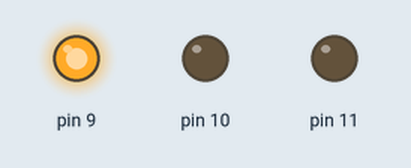
This sketch was run on a simulated Arduino Uno, built with avr-gcc and run on an emulated ATmega328P. On the bench: output pins drawn as LEDs (lit = HIGH).

Above: at 0.05 s.
At 0.25 s:
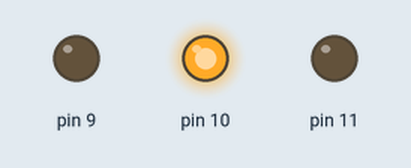
At 0.75 s:
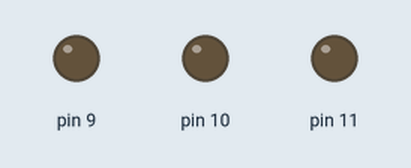
At 1.45 s:
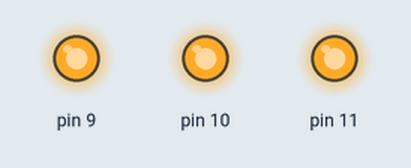
At 2.85 s:
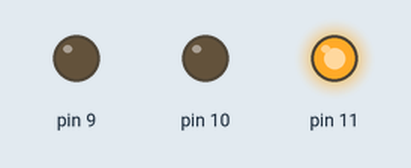
Timing chart, 0 to 3.1 s (numbered marks = the images above):
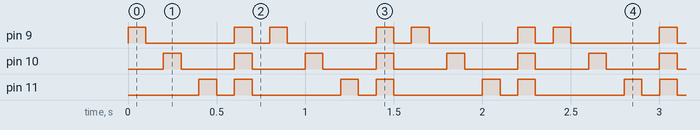

The sketch:

20180717LED.ino
```cpp
void setup() {
  pinMode(9,OUTPUT);
  pinMode(10,OUTPUT);
  pinMode(11,OUTPUT);
}

void loop() {
  digitalWrite(9,HIGH);
  delay(100);
  digitalWrite(9,LOW);
  delay(100);
  digitalWrite(10,HIGH);
  delay(100);
  digitalWrite(10,LOW);
  delay(100);
  digitalWrite(11,HIGH);
  delay(100);
  digitalWrite(11,LOW);
  delay(100);
  digitalWrite(9,HIGH);
  digitalWrite(10,HIGH);
  digitalWrite(11,HIGH);
  delay(100);
  digitalWrite(9,LOW);
  digitalWrite(10,LOW);
  digitalWrite(11,LOW);
  delay(100);
}
```

Measured:
- by itself, pin 9: repeats every 0.80 s: LOW 0.50 s, HIGH 0.10 s, LOW 0.10 s, HIGH 0.10 s
- by itself, pin 10: alternates HIGH for 0.10 s and LOW for 0.30 s
- by itself, pin 11: repeats every 0.80 s: LOW 0.10 s, HIGH 0.10 s, LOW 0.50 s, HIGH 0.10 s
